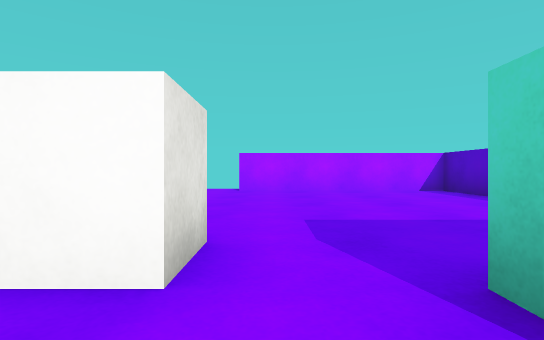
view 1 (above)

12 first-person views from a walk through a Unity game level. The camera is 0.55 m above the floor, looks level and sees 80° across. The floor is counted in squares, 1 m on a side. Each view is taken from the middle of a square. On the plan, view 1 faces up. The plan holds only what a view shows up to about 9 squares ahead; the rest is blank. The player character is not drawn. Surface patterns are stand-ins for the level's own textures.

view 2
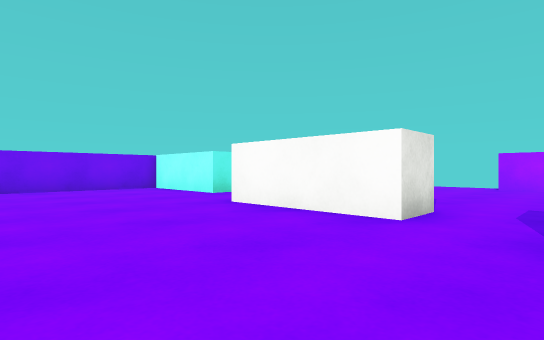

view 3
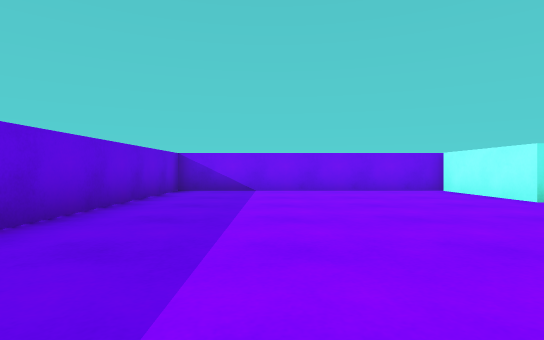

view 4
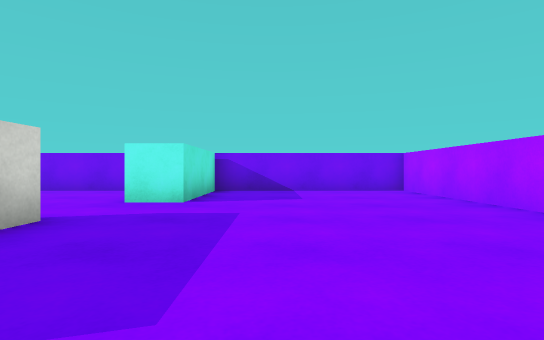

view 5
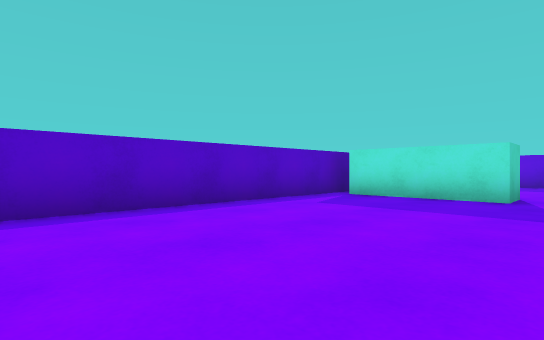

view 6
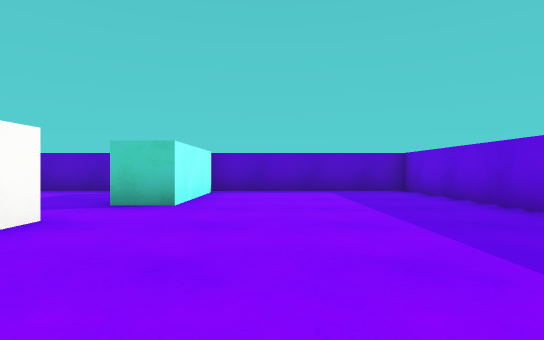

view 7
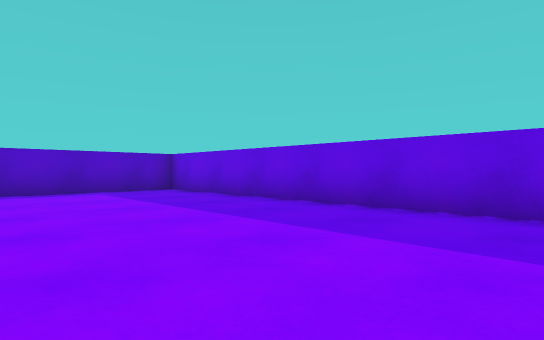

view 8
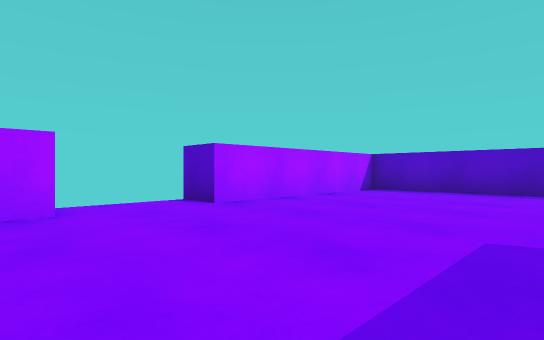

view 9
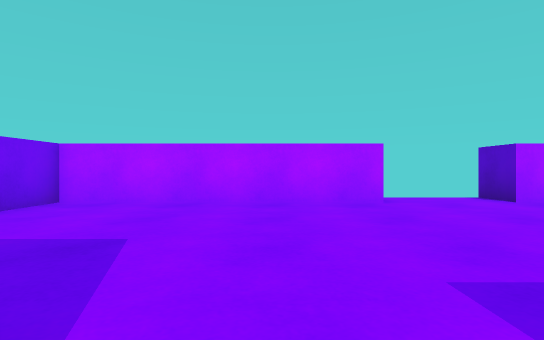

view 10
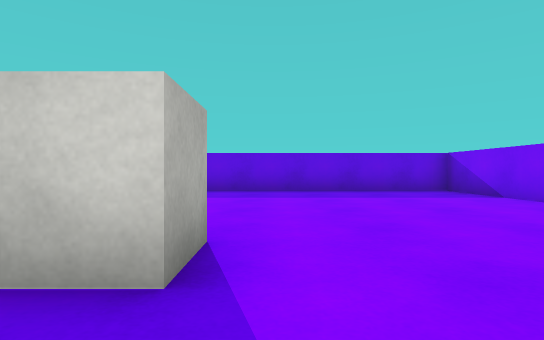

view 11
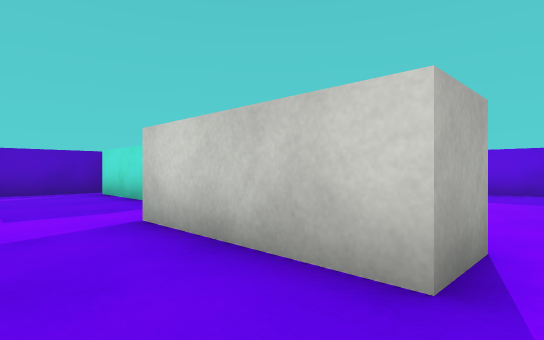

view 12
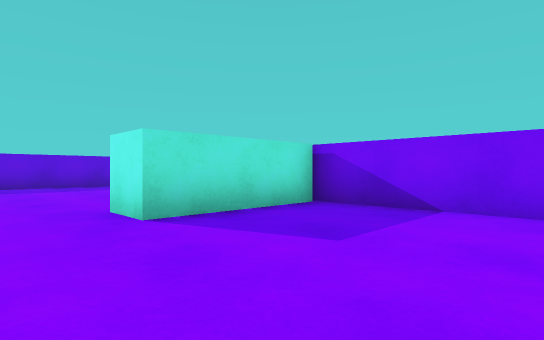

### Floor plan
Ten units are one square. View 1 is at (0, 0); x grows to the right and y downward. Boxes are objects, and circles mark ways between rooms. Rooms are numbered by the first view taken in them; rooms with no view inside come last. Other rooms are left out.
<svg viewBox="-91 -100 141 150">
<path fill="none" stroke="#000" d="M-5 -15 -35 -15M-55 -25 -86 -25 -86 45 45 45 45 -10M40 -5 10 -5 10 -15M-30 -85 -86 -85 -86 -35 -55 -35 -55 -25M-35 -15 -35 -25 -5 -25 -5 -15M10 -15 40 -15M45 -10 45 -85 -9 -85 -9 -95"/>
<circle cx="-45" cy="-20" r="3" fill="#2a7"/>
<circle cx="0" cy="-20" r="3" fill="#2a7"/>
<circle cx="40" cy="-10" r="3" fill="#2a7"/>
<text x="-20" y="10">1</text>
<text x="-20" y="-50">2</text>
</svg>
Room 1 opens to room 2.

Where each view was taken, in squares from view 1:
view 1: 0 up, 0 right, facing up
view 2: 2 down, 1 right, facing up-left
view 3: 2 down, 0 right, facing left
view 4: 5 up, 0 right, facing left
view 5: 8 up, 0 right, facing down-right
view 6: 1 down, 4 left, facing right
view 7: 0 up, 4 left, facing down-right
view 8: 4 up, 4 left, facing up-right
view 9: 3 up, 5 left, facing up
view 10: 4 up, 4 left, facing down
view 11: 4 up, 4 left, facing down-right
view 12: 7 up, 4 left, facing down-left
